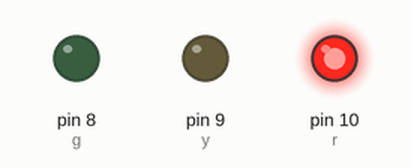
Recording of a sketch running on a simulated Arduino Uno, built with avr-gcc and run on an emulated ATmega328P. On the bench: output pins drawn as LEDs (lit = HIGH).

Above: at 1.0 s.
At 3.5 s:
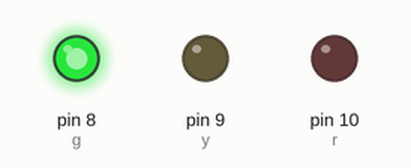
At 5.0 s:
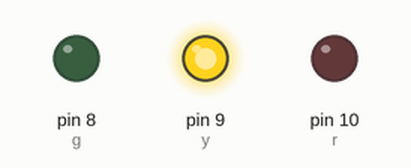
Timing chart, 0 to 7.8 s (numbered marks = the images above):
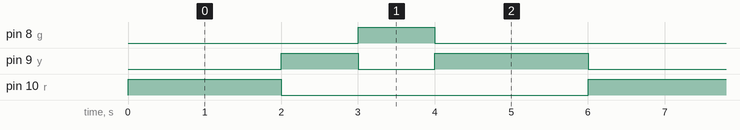

Measured:
- by itself, pin 8 (g): alternates HIGH for 1.0 s and LOW for 5.0 s
- by itself, pin 9 (y): repeats every 6.0 s: LOW 1.0 s, HIGH 2.0 s, LOW 2.0 s, HIGH 1.0 s
- by itself, pin 10 (r): alternates HIGH for 2.0 s and LOW for 4.0 s

The sketch:

Traffic_Light.ino
```cpp
int r = 10;
int y = 9;
int g = 8;

void setup() {
  // put your setup code here, to run once:
  pinMode(r,OUTPUT);
  pinMode(y,OUTPUT);
  pinMode(g,OUTPUT);
}

void loop() {
  // put your main code here, to run repeatedly:
  process();
  delay(2000);

}
void process() {
  digitalWrite(r,HIGH);
  digitalWrite(y,LOW);
  digitalWrite(g,LOW);
  delay(2000);

  digitalWrite(r,LOW);
  digitalWrite(y,HIGH);
  digitalWrite(g,LOW);
  delay(1000);

  digitalWrite(r,LOW);
  digitalWrite(y,LOW);
  digitalWrite(g,HIGH);
  delay(1000);

  digitalWrite(r,LOW);
  digitalWrite(y,HIGH);
  digitalWrite(g,LOW);

}
```
